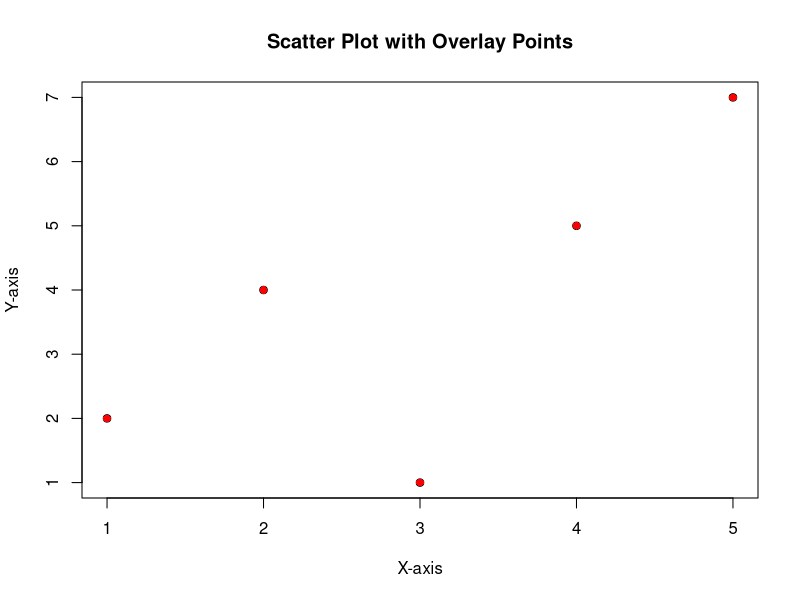
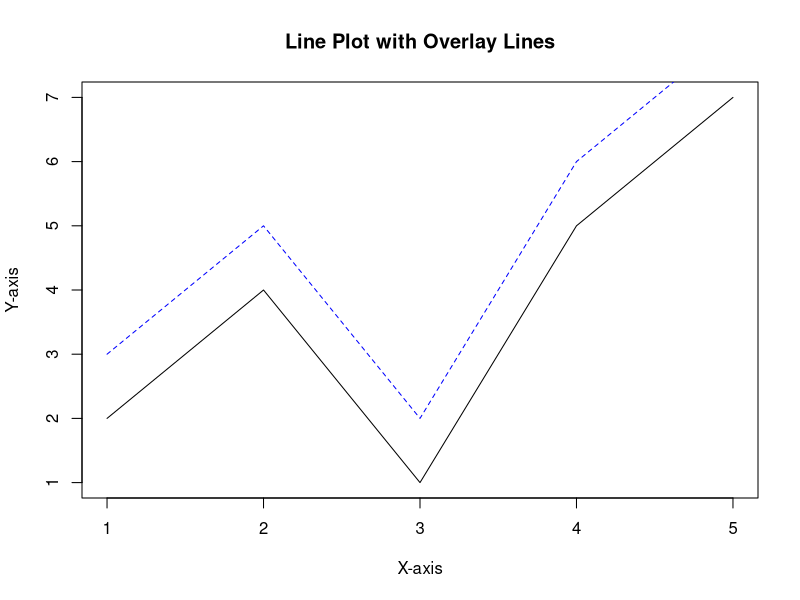
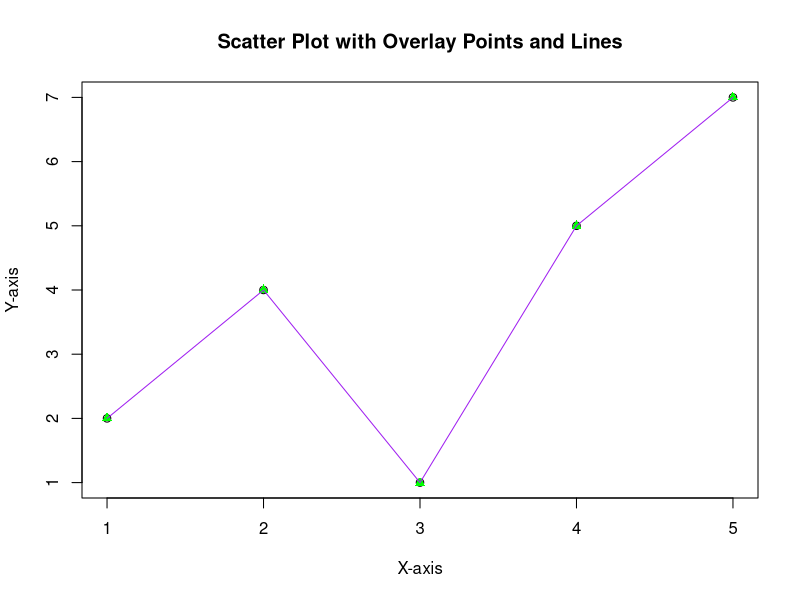

Write the R code that produced these figures, in order.
## ---- chunk 1
# Sample data
x <- c(1, 2, 3, 4, 5)
y <- c(2, 4, 1, 5, 7)

# Create the initial scatter plot
plot(x, y, main = "Scatter Plot with Overlay Points", xlab = "X-axis", ylab = "Y-axis")

# Overlay additional points (red circles) on the plot
points(x, y, col = "red", pch = 16)
## ---- chunk 2
# Sample data
x <- c(1, 2, 3, 4, 5)
y <- c(2, 4, 1, 5, 7)

# Create the initial line plot
plot(x, y, type = "l", main = "Line Plot with Overlay Lines", xlab = "X-axis", ylab = "Y-axis")

# Overlay a new line (dashed, blue) on the plot
lines(x, y + 1, col = "blue", lty = 2)
## ---- chunk 3
# Sample data
x <- c(1, 2, 3, 4, 5)
y <- c(2, 4, 1, 5, 7)

# Create the initial scatter plot
plot(x, y, main = "Scatter Plot with Overlay Points and Lines", xlab = "X-axis", ylab = "Y-axis")

# Overlay points (green triangles)
points(x, y, col = "green", pch = 17)

# Overlay a line (purple) connecting the points
lines(x, y, col = "purple")
